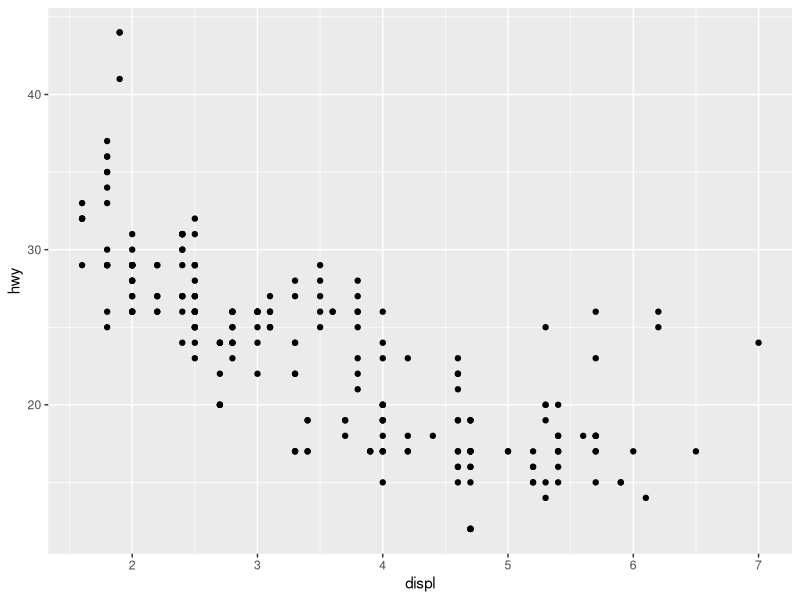
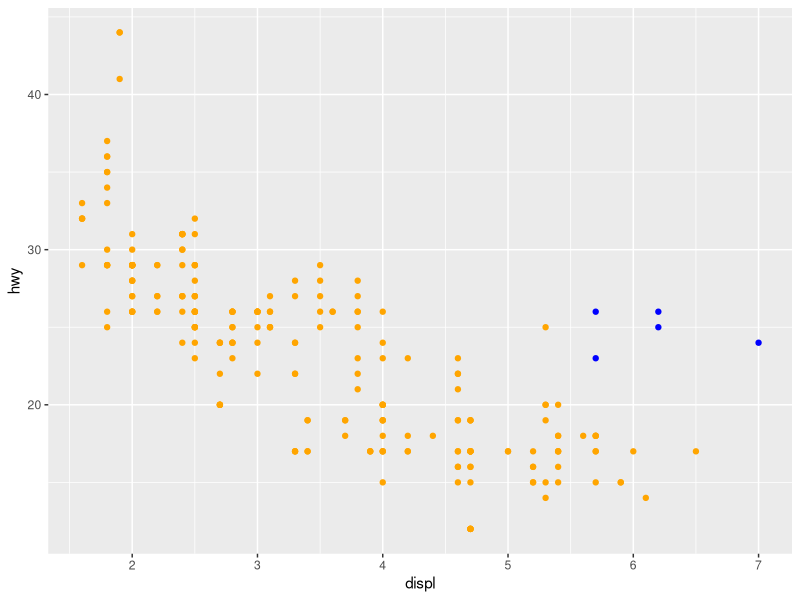
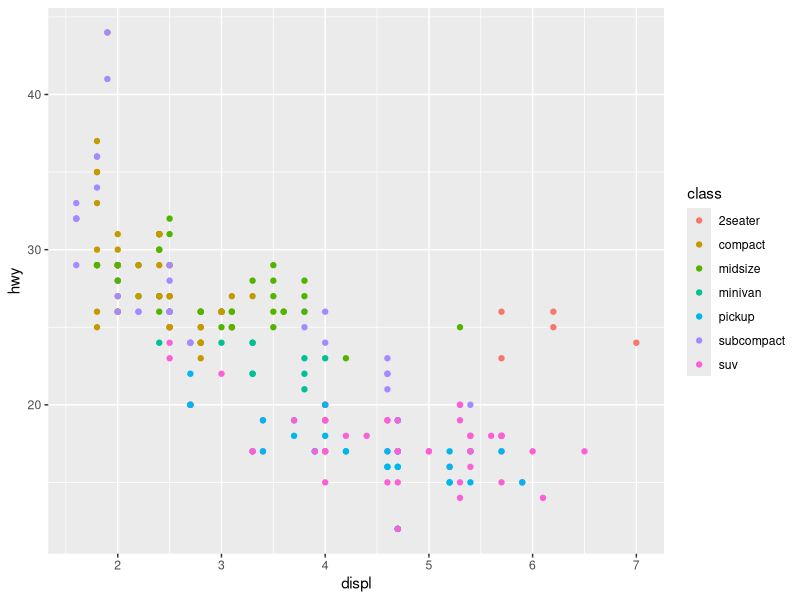
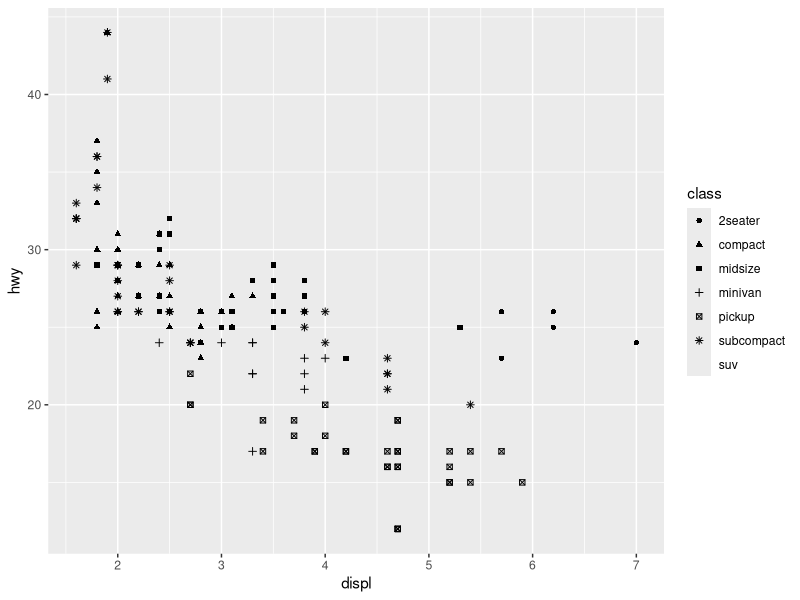
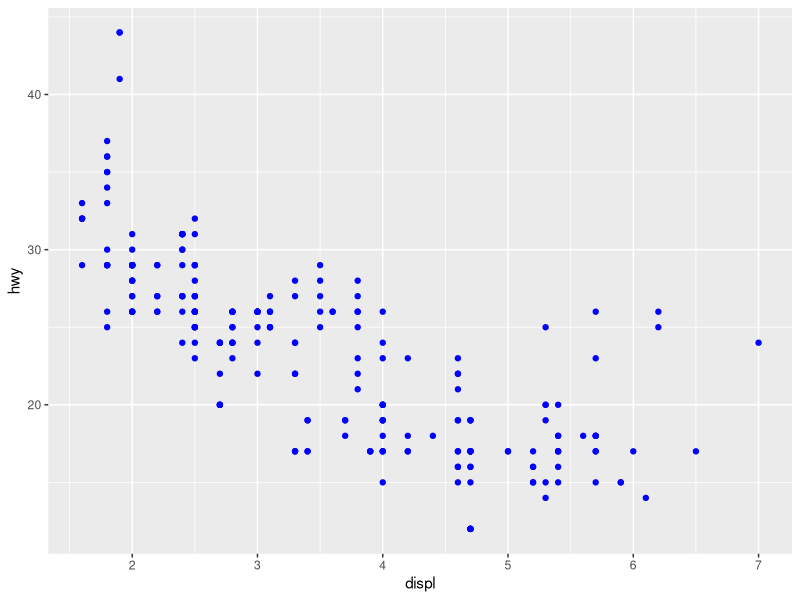
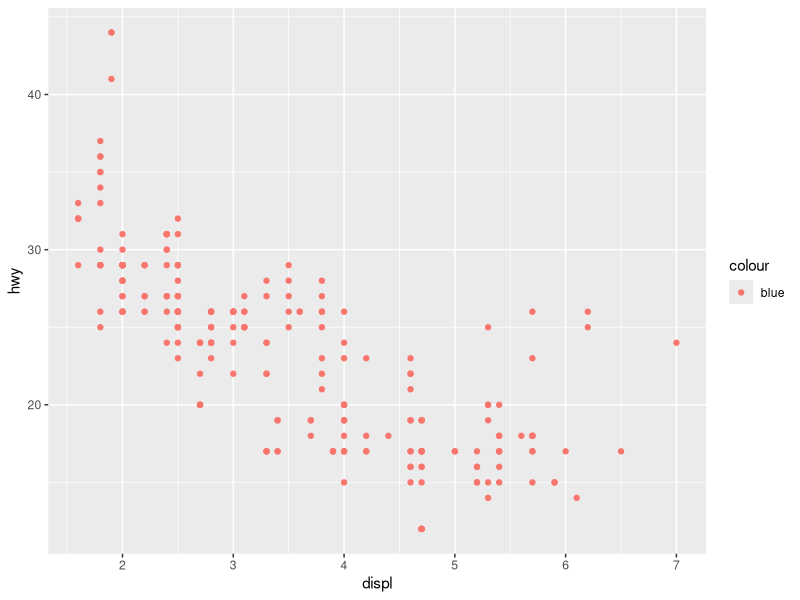
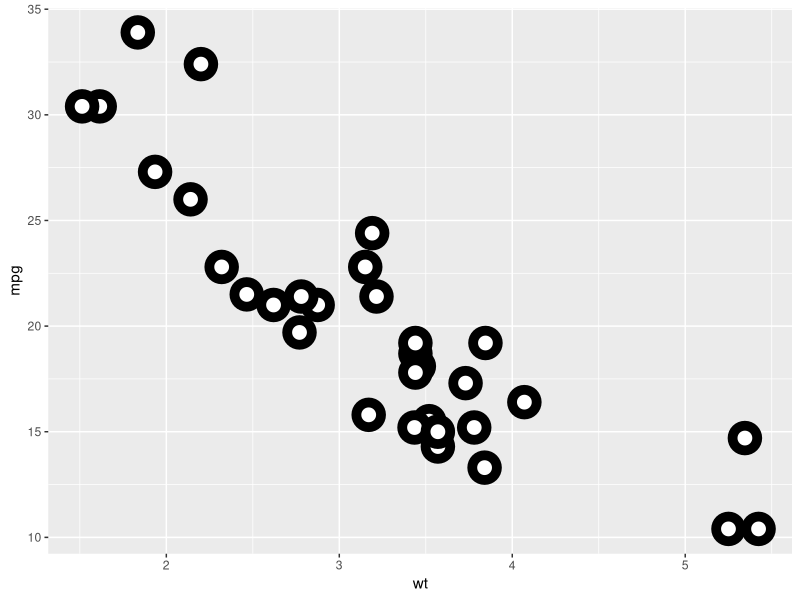

R code for these plots, in order:
## ---- chunk 1
library(tidyverse)
## ---- chunk 2
ggplot(data = mpg) + 
  geom_point(mapping = aes(x = displ, y = hwy))
## ---- chunk 3
mpg
## ---- chunk 4
ggplot() + 
  geom_point(data = filter(mpg, class == "2seater"), 
             mapping = aes(x = displ, y = hwy),
             color = "blue") +
  geom_point(data = filter(mpg, class != "2seater"), 
             mapping = aes(x = displ, y = hwy),
             color = "orange")


## ---- chunk 5
ggplot(data = mpg) + 
  geom_point(mapping = aes(x = displ, y = hwy, color = class))
## ---- chunk 6
ggplot(data = mpg) + 
  geom_point(mapping = aes(x = displ, y = hwy, shape = class))
## ---- chunk 7
ggplot(data = mpg) + 
  geom_point(mapping = aes(x = displ, y = hwy), color = "blue")
## ---- chunk 8
ggplot(data = mpg) + 
  geom_point(mapping = aes(x = displ, y = hwy, color = "blue"))
## ---- chunk 9
ggplot(mtcars, aes(wt, mpg)) +
  geom_point(shape = 21, colour = "black", fill = "white", size = 5, stroke = 5)
